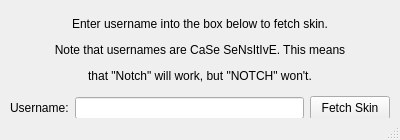
<?xml version="1.0" encoding="UTF-8"?>
<ui version="4.0">
 <class>MainWindow</class>
 <widget class="QMainWindow" name="MainWindow">
  <property name="geometry">
   <rect>
    <x>0</x>
    <y>0</y>
    <width>400</width>
    <height>140</height>
   </rect>
  </property>
  <property name="minimumSize">
   <size>
    <width>400</width>
    <height>140</height>
   </size>
  </property>
  <property name="maximumSize">
   <size>
    <width>400</width>
    <height>140</height>
   </size>
  </property>
  <property name="windowTitle">
   <string>Minecraft SkinFetch</string>
  </property>
  <widget class="QWidget" name="centralwidget">
   <widget class="QWidget" name="layoutWidget">
    <property name="geometry">
     <rect>
      <x>10</x>
      <y>10</y>
      <width>380</width>
      <height>110</height>
     </rect>
    </property>
    <layout class="QVBoxLayout" name="vLayout">
     <item>
      <widget class="QLabel" name="label1">
       <property name="text">
        <string>&lt;html&gt;&lt;head/&gt;&lt;body&gt;&lt;p align=&quot;center&quot;&gt;Enter username into the box below to fetch skin.&lt;/p&gt;&lt;p align=&quot;center&quot;&gt;Note that usernames are CaSe SeNsItIvE. This means&lt;/p&gt;&lt;p align=&quot;center&quot;&gt;that &amp;quot;Notch&amp;quot; will work, but &amp;quot;NOTCH&amp;quot; won't.&lt;/p&gt;&lt;/body&gt;&lt;/html&gt;</string>
       </property>
       <property name="alignment">
        <set>Qt::AlignCenter</set>
       </property>
      </widget>
     </item>
     <item>
      <layout class="QHBoxLayout" name="hLayout">
       <item>
        <widget class="QLabel" name="fetchLbl">
         <property name="text">
          <string>Username:</string>
         </property>
        </widget>
       </item>
       <item>
        <widget class="QLineEdit" name="fetchLine"/>
       </item>
       <item>
        <widget class="QPushButton" name="fetchBtn">
         <property name="maximumSize">
          <size>
           <width>84</width>
           <height>24</height>
          </size>
         </property>
         <property name="text">
          <string>Fetch Skin</string>
         </property>
        </widget>
       </item>
      </layout>
     </item>
    </layout>
   </widget>
  </widget>
  <widget class="QStatusBar" name="statusbar"/>
 </widget>
 <resources/>
 <connections/>
</ui>
